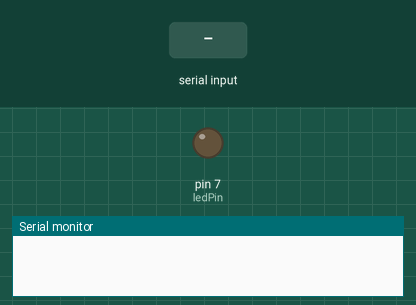
Recording of a sketch running on a simulated Arduino Uno, built with avr-gcc and run on an emulated ATmega328P. Shown: output pins drawn as LEDs (lit = HIGH), the last lines printed to the serial monitor. Dashed ring = blinking. Inputs (shaded band) come from the test bench.

Above: at 1.2 s.
1.3 s: "1" received over Serial
At 1.45 s:
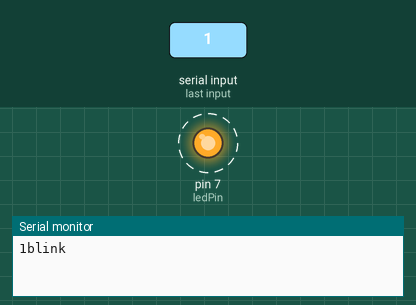
4.3 s: "2" received over Serial
At 4.6 s:
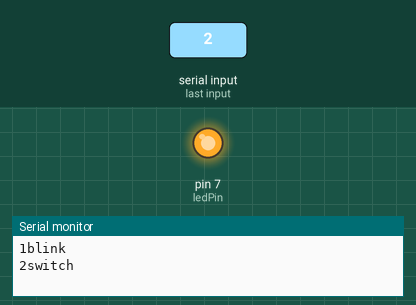
Timing chart, 0 to 7.3 s (numbered marks = the images above; inputs shaded):
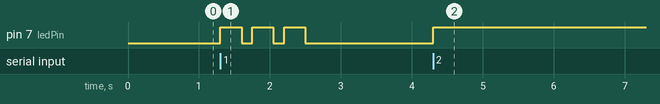

Measured:
- after the input at 1.3 s, pin 7 (ledPin): alternates HIGH for 0.30 s and LOW for 0.15 s, 6 changes in all, then stays LOW, starting at once
- after the input at 4.3 s, pin 7 (ledPin): LOW → HIGH at once

The sketch:

lightSwtich.pde
```cpp
// constants won't change. Used here to
// set pin numbers:
const int ledPin =  7;      // the number of the LED pin
int numBlinks = 3;

// Variables will change:
int ledState = LOW;             // ledState used to set the LED

int interval = 300;           // interval at which to blink (milliseconds)

void setup() {
  // set the digital pin as output:
  pinMode(ledPin, OUTPUT);
  Serial.begin(57600);
}

void loop()
{
  char inByte = 0;
  if (Serial.available()) {
    inByte = Serial.read();
    Serial.print(inByte);

    if(inByte == '1')
    {
      Serial.println("blink");
      for(int i = 0; i < numBlinks; i++)
      {
        digitalWrite(ledPin, !ledState);   // set the LED on
        delay(interval);              // wait for a second
        digitalWrite(ledPin, ledState);    // set the LED off
        delay(interval/2);              // wait for a second
      }
    }
    if(inByte == '2')
    {
      Serial.println("switch");
      ledState = !ledState;//switch the state of the light
      digitalWrite(ledPin, ledState);
    }
  }
}
```
